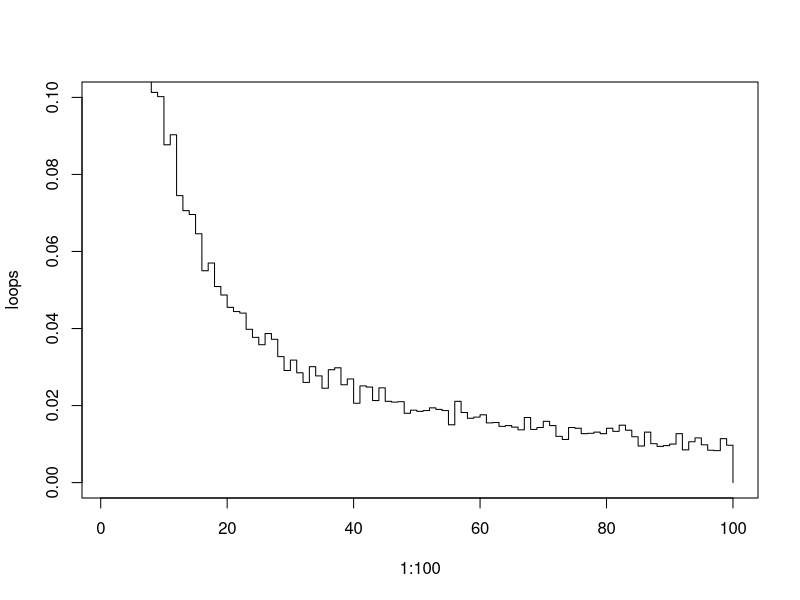

This figure's R source:
#,,Yeshwanth Zagabathuni s2319494
#https://github.com/jackclennon/statsProgrammingAssignment2/ 
#Contributions:  
start.time <- Sys.time()      
#The Prisioners problem is carried out as follows:

#The p() function does the simulation of the events based on the strategy of choosing
#We may loop over it 'nreps' number if times
p <- function(n, k, strategy, shuffledboxes) {  
#Strategies 1 and 2 are quite similar compared to Strategy 3 and hence, we deal them in this block
#Strategy 3 is dealt at the else block
  if (strategy < 3) {  
    if (strategy==1) {        #As Strategy 1 says, we start with the Box with the Prisoner's number on it
      box_to_open <- shuffledboxes[k] #Thus, shuffledboxes[k]
    } else if (strategy==2) { #As Strategy 2 says, we need to start with a random numbered box 
      box_to_open <- shuffledboxes[sample(1:(2*n), 1)] #Thus we use sample() to generate a random Prison number
    }
    attempts <- 0             #attempts is initialized to 0 and will be incremented on each term
    
    #        
    while (box_to_open != k) {#The loop terminates if box_to_open= k or in simple terms when the Prisoner found his card 'k' in the box 
      if (attempts == n) {    #If attempts=n, the Prisoner ran out of attempts 
        return(0)             #Thus we return 0 
      }
      box_to_open <- shuffledboxes[box_to_open] #
      attempts <- attempts + 1                  #'attempts' is incremented by 1 and is an indication of "1 turn completed"
    }
    return(1)
  } else {           #Strategy 3 is to open 'n' random boxes and check them one by one
    choices <- shuffledboxes[sample(1:(2*n))][1:n]  #Randomly picking 'n' boxes is simulated using sample()
    for (box_to_open in choices) {                  #Every box is checked by the prisoner and this is simulated using for() loop
      if (box_to_open == k) {                       #If he Prisoner found his number in any of those boxes, it is a success
        return(1)                                   #And thus, 1 is returned
      }
    }
  }
  0      #If we reached this line, then that means that the Prisoner couldn't find his number in 'n' attempts
         #Thus, we return 0
}
pone <- function(n, k, strategy, nreps=10000) { 
#The pone() function estimates the probability of each prisioner finding his number.
#The parameters are: 
# 'n' - the maximum number of attempts a Prisoner gets to find his number                                                                   
# 'k' - The Prisoner's Number                                                                
#'strategy' - which is either 1 or 2 or 3                                                                 
#'nreps' - The number of simulations to run to estimate Probability (ideally 10000)
#And also note that '2n' refers to the number of Prisons 
  
  N <- 2*n          #We assign the value 2*n to the variable 'N' for easier understandability as we code further
  prisoners <- 1:N  #The 'prisioners' vector is assigned with the Prison numbers from 1 to 'N'
  nSuccesses <- 0   #The 'nSuccesses' variable counts the number of successes in a simulation that is done 'nreps' number of times.
                    #This variable is initialized to 0
#Now we run our simulation 'nreps' number of times using the p() function
#Based on the outcome of each simulation, either 1 or 0 will be added to nSuccesses
#If 1 is returned by p(), that means the Prisoner found his number inside 'n' attempts
#If 0 is returned by p(), that means the Prisoner did not find his number inside 'n' attempts
  for (rep in 1:nreps) {  
    shuffledboxes <- sample(prisoners)  #The numbers in the 'prisoners' vector are re-arranged in random order and assigned to 'shuffledboxes' 
    nSuccesses <- nSuccesses+p(n, k, strategy, shuffledboxes) #Now the p() function does the simulation and returns 0 or 1 as discussed above 
  }
  nSuccesses/nreps  #After 'nreps' number of simulations, we now know how many times the Prisoner 'k' suceeded 
                    #Hence the Probability is computed as: Number of Successes/ Total Number of Simulations 
}


pall <- function(n, strategy, nreps=10000) {
#The pall() function estimates the probability of all prisoners going free
#It takes 3 parameters:
# 'n' - the maximum number of attempts a Prisoner gets to find his number  
#'strategy' - which is either 1 or 2 or 3
#'nreps' - The number of simulations to run to estimate Probability (ideally 10000)

  N <- 2*n            #We assign the value 2*n to the variable 'N' for easier understandability 
  prisoners <- c(1:N) #The 'prisioners' vector is assigned with the Prison numbers from 1 to 'N'
  nSuccesses <- 0     #The 'nSuccesses' variable counts the number of successes in a simulation that is done 'nreps' number of times.
                      #This variable is initialized to 0
  
  for (rep in 1:nreps) {
    shuffle<-sample(1:N)  #The numbers in the 'prisoners' vector are re-arranged in random order and assigned to 'shuffled' 
    tally<-lapply(prisoners,function(x) p(n,x,strategy,shuffle))
    if (sum(unlist(tally))==N){
      nSuccesses<-nSuccesses+1  #If all Prisoners suceed in finding their number, it is a success
                                #Thus 'nSuccesses' is incremented by 1
    }
  }
  nSuccesses/nreps  #After 'nreps' number of simulations, we now know how many times all Prioners succeeded 
                    #Hence the Probability is computed as: Number of Successes/ Total Number of Simulations 
}

#Our next step would be call the pone() function on all 3 strategies and for given values of 'n'
#n=5, k=1 and strategy = i (i=1,2,3)
#Next we do the same with n=50
#n=50, k=1 and strategy = i (i=1,2,3)
#The 6 results obtained are better illustrated in a matrix where each row represents results of ith strategy 
#The first column is the set of results for n=5 while the second is for n=50                 
PoneExample<-matrix(c(pone(5, 1, 1), pone(5, 1, 2), pone(5, 1, 3), pone(50, 1, 1), pone(50, 1, 2), pone(50, 1, 3)), 3, 2)
colnames(PoneExample)<-c("n=5","n=50")
rownames(PoneExample)<-c("Strategy1","Strategy2","Strategy3")

#Our next step would be call the pall() function on all 3 strategies and for given values of 'n'
#n=5, k=1 and strategy = i (i=1,2,3)
#Next we do the same with n=50
#n=50, k=1 and strategy = i (i=1,2,3)
#The 6 results obtained are illustrated in the matrix just like how we did for pone() 
#Once again, each row represents results of ith strategy 
#The first column is the set of results for n=5 while the second is for n=50         
PallExample<-matrix(c(pall(5, 1), pall(5, 2), pall(5, 3), pall(50, 1), pall(50, 2), pall(50, 3)), 3, 2)
colnames(PallExample)<-c("n=5","n=50")
rownames(PallExample)<-c("Strategy1","Strategy2","Strategy3")
print(PoneExample)     #This line prints the PoneExample matrix
print(PallExample)     #This line prints the PallExample matrix

dloop <- function(n, nreps=10000) { #Now we write the dloop() function to estimate the probability of each loop from 1 to 2n
                                    #occuring atleast once in a random shuffling of cards to boxes
  N <- 2*n               
  prisoners <- c(1:N)
  loops <- rep(0, N)
  for (rep in 1:nreps) {
    shuffle<-sample(1:N)
    tally<-lapply(prisoners,function(x) d(n,x,shuffle))
    tally <- unique(tally)
    for (t in tally) {
      loops[t] <- loops[t] + 1
    }
  }
  loops <- loops/nreps  
  #Here we apply the law of probability p(c)=1-p(c')
  #c = "probability of each loop from 1 to 2n occuring atleast once in a random shuffling of cards to boxes"
  #c' = "probability of each loop from 1 to 2n not occuring in a random shuffling of cards to boxes"
  #Thus we print, '1-sum(loops[n:N])'
  print(1-sum(loops[n:N]))
  plot(1:100, loops, ylim=c(0,0.1),type='s')
}

d <- function(n, k, shuffledboxes) {
  box_to_open <- shuffledboxes[k]
  attempts <- 0
  while (box_to_open != k) {
    box_to_open <- shuffledboxes[box_to_open]
    attempts <- attempts + 1
  }
  return(attempts)
}

dloop(50)

end.time <- Sys.time()
time.taken <- round(end.time - start.time,2)
time.taken
